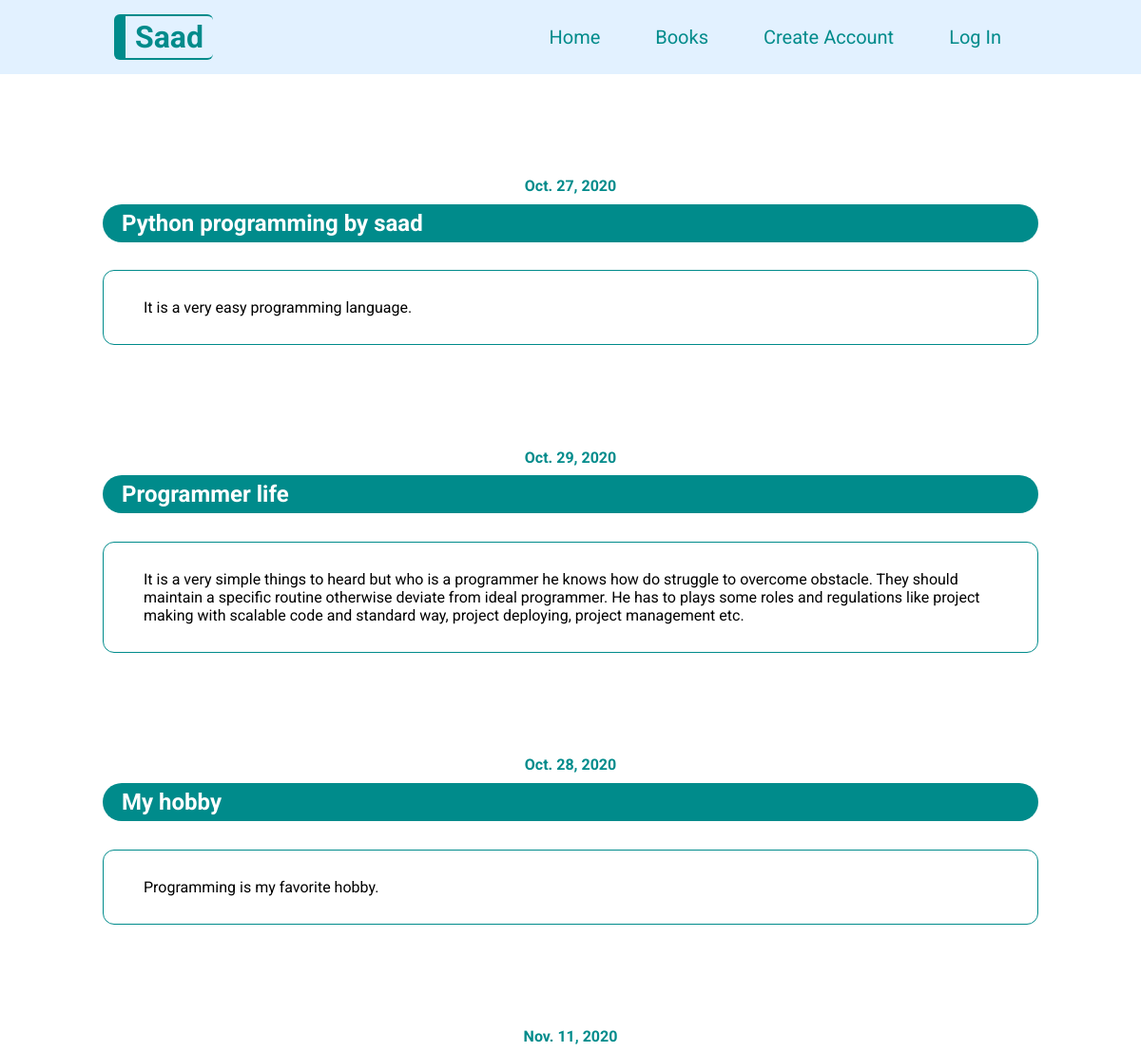
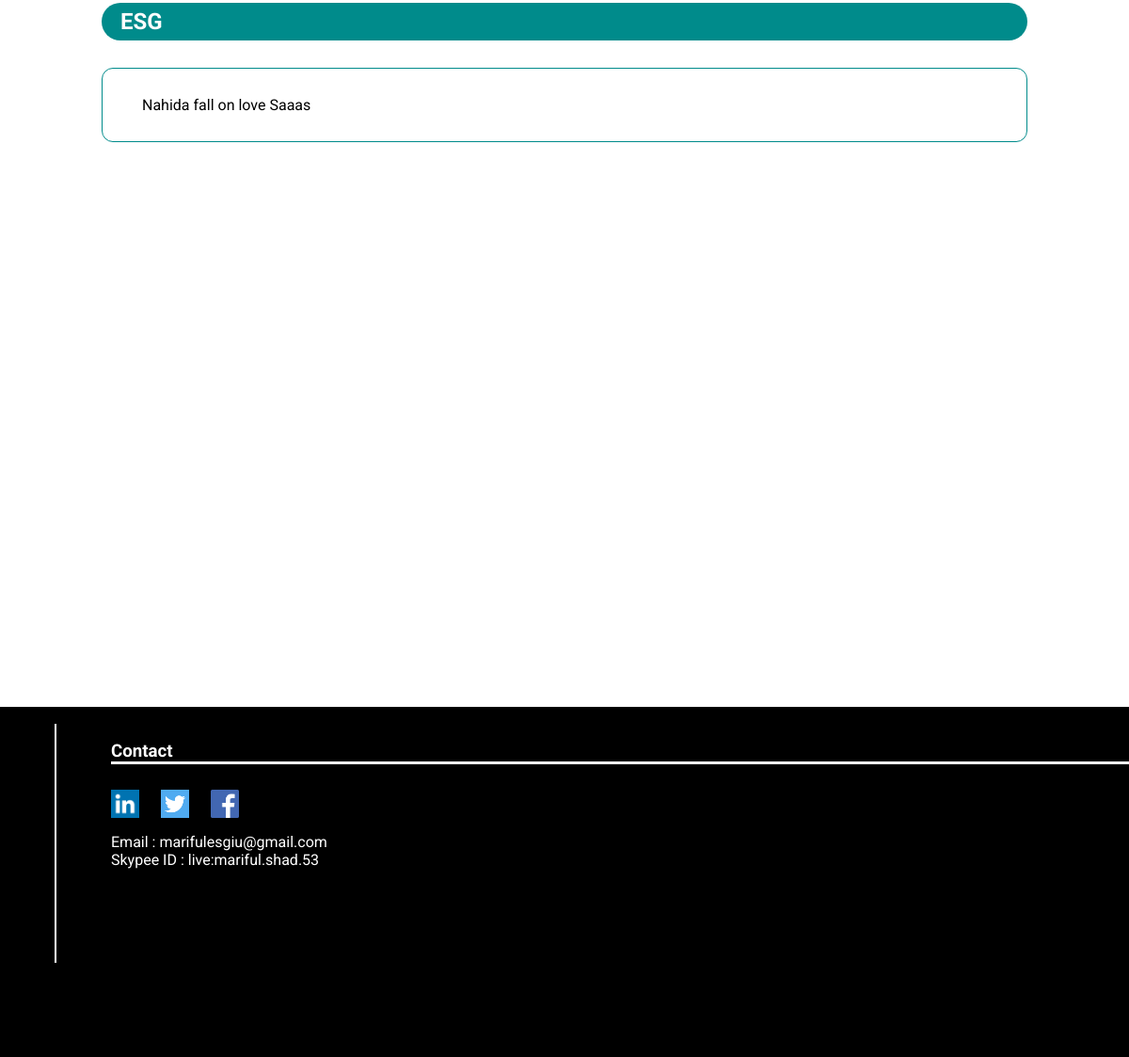
Screenshot of /blog/ with the database file from the repository (2 pictures, top to bottom).
### home/models.py (models this page shows, shortened)
class Blog(models.Model):
    title = models.CharField(max_length=500)
    description = models.TextField(max_length=10000)
    date = models.DateField('Date')

### home/views.py (the view)
# urls.py: path('blog/', views.blog, name='blog'),
def blog(request):
    blog = Blog.objects.all()
    return render(request, 'blog.html', {'blog': blog})

### templates/blog.html
{% extends 'index.html' %}
{% block content %}
    <div class="blog">
        {% for x in blog %}
        <h4> {{ x.date }} </h4>
        <h2> {{ x.title }} </h2>
        <p> {{ x.description }} </p>
        {% endfor %}
    </div>
{% endblock %}

### templates/index.html (shortened to what this page needs)
<!DOCTYPE html>
<html>
<head>
	{% load static %}
    <link rel="stylesheet" type="text/css" href="{% static 'index.css' %}">
    <link rel="stylesheet" type="text/css" href="{% static 'profile.css' %}">
    <link rel="stylesheet" type="text/css" href="{% static 'login.css' %}">
    <link rel="stylesheet" type="text/css" href="{% static 'register.css' %}">
    <link rel="stylesheet" type="text/css" href="{% static 'blog.css' %}">
    <link rel="stylesheet" type="text/css" href="{% static 'service.css' %}">
    <link rel="stylesheet" type="text/css" href="{% static 'books.css' %}">
<body>
<header>
	<a class="saad" href="{% url 'home' %}"><h1> Saad  </h1></a>
    <div class="navbar">
	    <nav><a href="{% url 'home' %}"> Home </a> </nav>
		{% if user.is_authenticated %}
		<nav><a href="{% url 'service' %}"> Services </a></nav>
		<nav><a href="{% url 'blog' %}"> Blog </a> </nav>
		<nav><a href="{% url 'book' %}"> Books </a></nav>
	    <nav><a href="{% url 'profile' %}"><b> Account : </b>{{ user.username }} </a></nav>
		<nav><a href="{% url 'logout' %}"> Log Out </a></nav>
	    {% else %}
		<nav><a href="{% url 'book' %}"> Books </a></nav>
	    <nav> <a href="{% url 'reg' %}"> Create Account</a> </nav>
	    <nav><a href="{% url 'login' %}"> Log In </a></nav>
        {% endif %}
    </div>
</header>
{% block content %}{% endblock %}
<footer class="contact">
	<div>
		<div>
	         <h3>Contact</h3>
	         <li>
				 <ul><a href="https://www.linkedin.com/in/mariful-islam-saad-a479a2192" target="_blank">
			         <img src="{% static 'image/linkedin.png' %}"
						  height="30" width="30"></a>
				 </ul>
				 <ul><a href="https://twitter.com/Mariful24860450" target="_blank">
					 <img src="{% static 'image/twitter.png' %}"
						  height="30" width="30"></a>
				 </ul>
				 <ul><a href="https://www.facebook.com/saad590/" target="_blank">
					 <img src="{% static 'image/fb.png' %}"
						  height="30" width="30"></a>
				 </ul>
			 </li>
			 <p>Email : marifulesgiu@gmail.com</p>
	         <p>Skypee ID : live:mariful.shad.53</p>
		</div>
	</div>
</footer>
</body>
</html>

### static/index.css (style rules this page uses)
* { margin: 0; padding: 0; font-family: 'Roboto', sans-serif; }
.saad { color: darkcyan; text-decoration: none; transition: all 0.2s ease 0s; border: 2px solid darkcyan; border-radius: 6px; border-right: 7px; border-left-width: 12px; padding: 3px 10px; }
header { display: flex; background: #e2f1ff; justify-content: space-between; align-items: center; padding: 15px 120px ; border: 0px; }
.navbar nav { padding: 0px 11px; border: 0px; display: inline-block; font-size: 20px; transition: all 0.3s ease 0s; }
.navbar nav a { padding: 7px 16px; border: 0px solid darkcyan; text-decoration: none; transition: all 0.1s ease 0s; color: darkcyan; border-radius: 20px; transition: all 0.3s ease 0s; }
.contact { color: white; background: black; }
.contact div { padding-top: 18px; padding-left: 58px; padding-bottom: 100px; }
.contact div div { border-left: 2px solid white; }
.contact h3 { border-bottom: 3px solid white; }
.contact li { margin-top: 15px; list-style: none; padding: 12px 0px; display: flex; }
.contact li ul { padding: 0px 23px; padding-left: 0px; }

### static/login.css (style rules this page uses)
footer.contact { margin-top: 600px; color: white; background: black; }

### static/blog.css (style rules this page uses)
.blog { margin: 9%; }
.blog h4 { margin-bottom: 1%; color: darkcyan; text-align: center; }
.blog h2 { border: 0px; border-radius: 22px; background: darkcyan; color: white; padding: 6px 20px; margin-bottom: 3%; }
.blog p { margin-bottom: 11%; border: 1px solid darkcyan; padding: 29px 42px; border-radius: 12px; }

### rows the page displays
Blog: date "Oct. 27, 2020", title "Python programming by saad", description "It is a very easy programming language."
Blog: date "Oct. 29, 2020", title "Programmer life", description "It is a very simple things to heard but who is a programmer he knows how do struggle to overcome obstacle. They should maintain a specific routine otherwise deviate from ideal programmer. He has to plays some roles and regulations like project making with scalable code and standard way, project deploying, project management etc."
Blog: date "Oct. 28, 2020", title "My hobby", description "Programming is my favorite hobby."
Blog: date "Nov. 11, 2020", title "ESG", description "Nahida fall on love Saaas"
